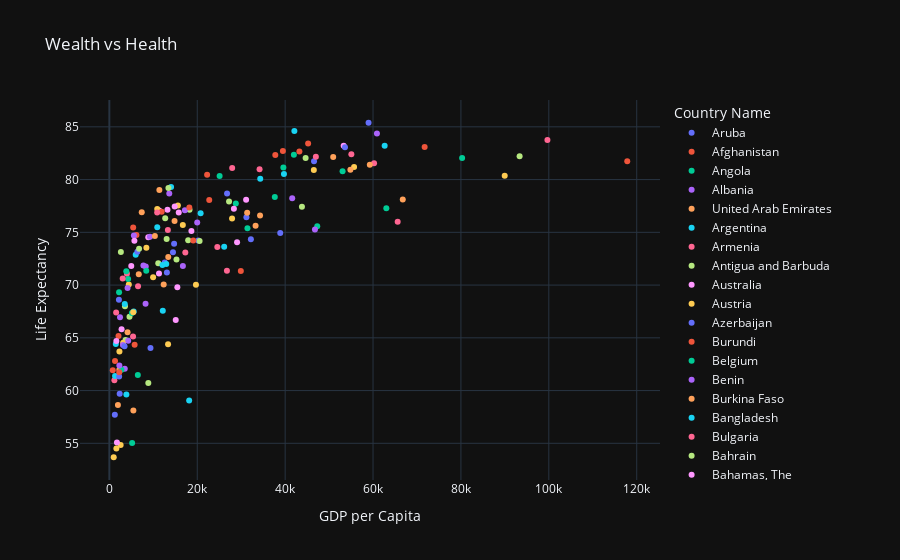

Here is the notebook cell this chart was saved with:
### Markdown cell above
### Scatter Plot showing Wealth vs Health

### Code cell
fig = px.scatter(
    df_4,
    x="NY.GDP.PCAP.PP.CD",
    y="SP.DYN.LE00.IN", 
    title="Wealth vs Health", 
    color="Country Name", 
    template="plotly_dark"
)

fig.update_layout(showlegend=True)
fig.update_layout(
    xaxis_title="GDP per Capita",
    yaxis_title="Life Expectancy",)


fig.show()
